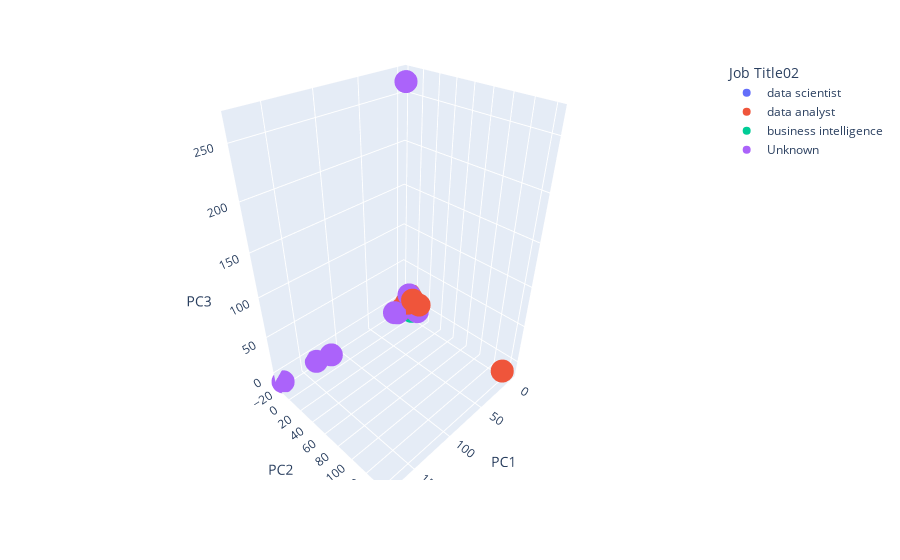

Notebook code for this chart:
### Code cell
# Plot the 3d PCA with 'renumeration'


fig = px.scatter_3d(X_plus_y, 
                    x = X_plus_y.PC1, 
                    y = X_plus_y.PC2, 
                    z = X_plus_y.PC3, 
                    color = 'Job Title02')
fig.show()

# KeyError: (nan, '', '')

### Figure 1 — Plotly figure (JSON) as saved in the notebook; plotly's stock layout.template omitted (floating-point values rounded to 4 significant figures; data arrays with more than 128 entries replaced by an {"elided": "..."} marker saying what was removed)
{"data": [{"hovertemplate": "Job Title02=data scientist<br>PC1=%{x}<br>PC2=%{y}<br>PC3=%{z}<extra></extra>", "legendgroup": "data scientist", "marker": {"color": "#636efa", "symbol": "circle"}, "mode": "markers", "name": "data scientist", "scene": "scene", "showlegend": true, "type": "scatter3d", "x": [3.258, -0.4913, 3.502, 1.678, 3.258, 1.678, -2.824, -0.08824, 1.127, -0.6546, 1.36, -3.499, -4.194, -0.2591, 0.931, 0.389, -3.603, -0.07999, -2.294, 8.18, 1.127, 0.3283, 1.948, 0.06855], "y": [0.4549, -1.349, -0.4744, -0.5106, 0.4549, -0.5106, -2.15, -2.277, 0.5421, -0.6141, -0.9517, -0.9276, -2.322, -1.538, 0.5206, -0.327, -1.166, 0.4332, -1.733, 0.6355, 0.5421, -0.197, 5.046, -1.801], "z": [7.533, -0.5286, 1.527, 2.525, 7.533, 2.525, -0.04576, -0.6054, 0.02703, 0.2065, 1.322, -1.741, -2.409, -0.3766, 0.2973, 0.6878, -1.365, 2.688, -0.5837, 2.453, 0.02703, -0.3024, 0.5938, 0.4398]}, {"hovertemplate": "Job Title02=data analyst<br>PC1=%{x}<br>PC2=%{y}<br>PC3=%{z}<extra></extra>", "legendgroup": "data analyst", "marker": {"color": "#EF553B", "symbol": "circle"}, "mode": "markers", "name": "data analyst", "scene": "scene", "showlegend": true, "type": "scatter3d", "x": {"elided": "559 float values"}, "y": {"elided": "559 float values"}, "z": {"elided": "559 float values"}}, {"hovertemplate": "Job Title02=business intelligence<br>PC1=%{x}<br>PC2=%{y}<br>PC3=%{z}<extra></extra>", "legendgroup": "business intelligence", "marker": {"color": "#00cc96", "symbol": "circle"}, "mode": "markers", "name": "business intelligence", "scene": "scene", "showlegend": true, "type": "scatter3d", "x": {"elided": "327 float values"}, "y": {"elided": "327 float values"}, "z": {"elided": "327 float values"}}, {"hovertemplate": "Job Title02=Unknown<br>PC1=%{x}<br>PC2=%{y}<br>PC3=%{z}<extra></extra>", "legendgroup": "Unknown", "marker": {"color": "#ab63fa", "symbol": "circle"}, "mode": "markers", "name": "Unknown", "scene": "scene", "showlegend": true, "type": "scatter3d", "x": {"elided": "169 float values"}, "y": {"elided": "169 float values"}, "z": {"elided": "169 float values"}}], "layout": {"legend": {"title": {"text": "Job Title02"}, "tracegroupgap": 0}, "margin": {"t": 60}, "scene": {"domain": {"x": [0, 1], "y": [0, 1]}, "xaxis": {"title": {"text": "PC1"}}, "yaxis": {"title": {"text": "PC2"}}, "zaxis": {"title": {"text": "PC3"}}}}}
